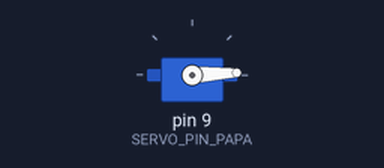
Bench run of a sketch on a simulated Arduino Uno, built with avr-gcc and run on an emulated ATmega328P. Shown: servo.

Above: at 0.05 s.
At 1.0 s:
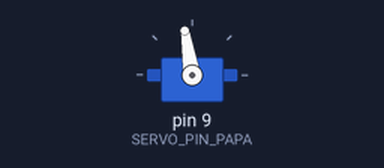
At 2.0 s:
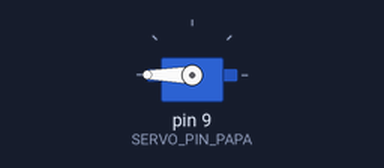
At 4.0 s:
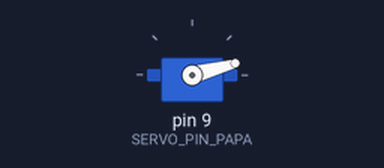
Timing chart, 0 to 6.0 s (numbered marks = the images above):
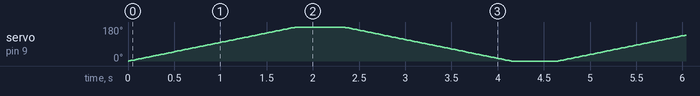

The sketch:

servo_motors.ino
```cpp
#include <Servo.h>

Servo papaServo;

int SERVO_PIN_PAPA = 9;

void setup() {
  papaServo.attach(SERVO_PIN_PAPA);
}

void loop() {

  // Smoothly move from 0° to 180°
  for (int angle = 0; angle <= 180; angle++) {
    turnPapaMotor(angle);
    delay(10);
  }

  delay(500);

  // Smoothly move from 180° back to 0°
  for (int angle = 180; angle >= 0; angle--) {
    turnPapaMotor(angle);
    delay(10);
  }

  delay(500);
}

void turnPapaMotor(int angle) {
  papaServo.write(angle);
}
```
